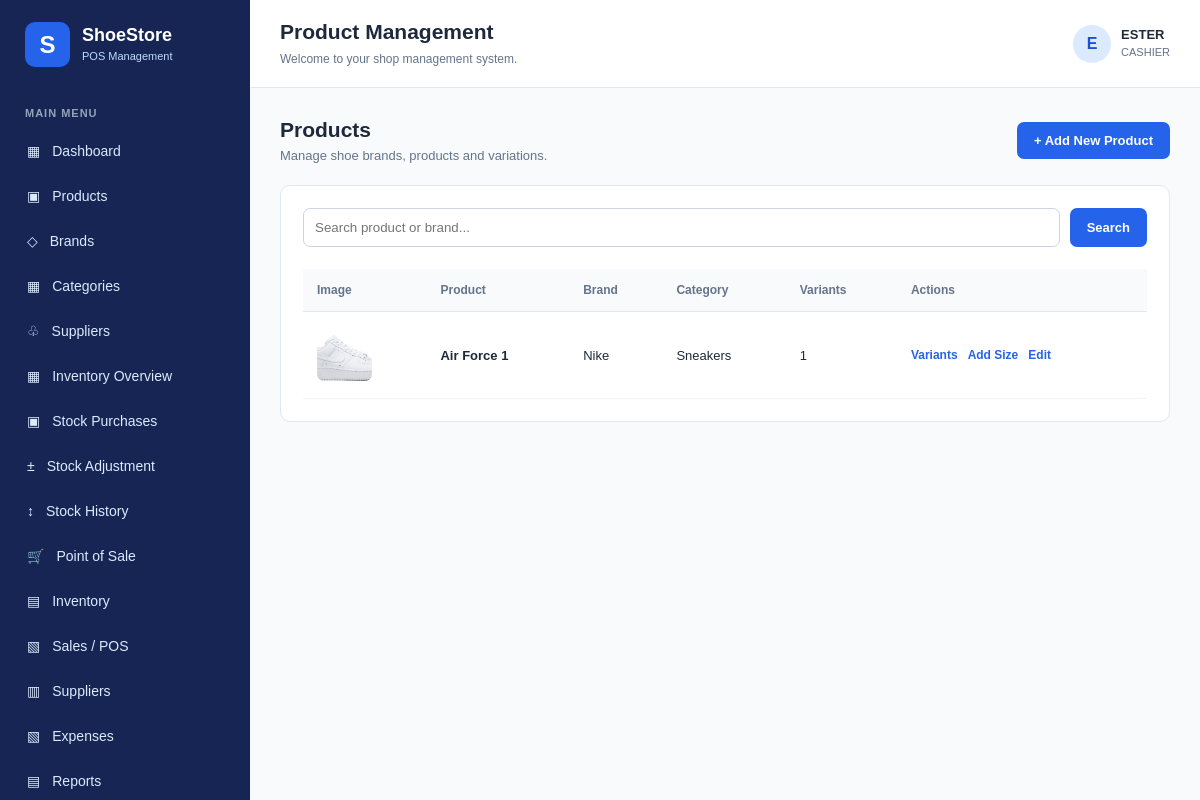
Screenshot of /products/ (signed in) with the database file from the repository.
### products/models.py (models this page shows, shortened)
class Product(models.Model):
    brand = models.ForeignKey(
        Brand,
        on_delete=models.PROTECT,
        related_name='products'
    )
    category = models.ForeignKey(
        Category,
        on_delete=models.PROTECT,
        related_name='products'
    )
    name = models.CharField(
        max_length=200
    )
    description = models.TextField(
        blank=True
    )
    image = models.ImageField(
        upload_to='products/',
        blank=True,
        null=True
    )
    created_at = models.DateTimeField(
        auto_now_add=True
    )
    updated_at = models.DateTimeField(
        auto_now=True
    )
    class Meta:
        ordering = ['name']

class Brand(models.Model):
    name = models.CharField(
        max_length=100,
        unique=True
    )
    description = models.TextField(
        blank=True
    )
    created_at = models.DateTimeField(
        auto_now_add=True
    )
    class Meta:
        ordering = ['name']

class Category(models.Model):
    name = models.CharField(
        max_length=100,
        unique=True
    )
    description = models.TextField(
        blank=True
    )
    created_at = models.DateTimeField(
        auto_now_add=True
    )
    class Meta:
        ordering = ['name']

### products/views.py (the view)
@login_required
def product_list(request):
    products = Product.objects.select_related(
        'brand',
        'category'
    ).prefetch_related('variants')
    search = request.GET.get('search', '').strip()
    if search:
        products = products.filter(
            name__icontains=search
        ) | products.filter(
            brand__name__icontains=search
        )
    context = {
        'products': products,
        'search': search,
    }
    return render(
        request,
        'products/product_list.html',
        context
    )

### templates/products/product_list.html (shortened to what this page needs)
{% extends 'base.html' %}
{% block page_heading %}Product Management{% endblock %}
{% block content %}
<div class="page-toolbar">
    <div>
        <h2>Products</h2>
        <p>Manage shoe brands, products and variations.</p>
    </div>
    <a href="{% url 'product_create' %}" class="primary-button">
        + Add New Product
    </a>
</div>
<div class="dashboard-card">
    <form method="GET" class="search-form">
        <input
            type="text"
            name="search"
            value="{{ search }}"
            placeholder="Search product or brand..."
        >
        <button type="submit" class="primary-button">
            Search
        </button>
    </form>
    <div class="table-responsive">
        <table class="data-table">
            <thead>
                <tr>
                    <th>Image</th>
                    <th>Product</th>
                    <th>Brand</th>
                    <th>Category</th>
                    <th>Variants</th>
                    <th>Actions</th>
                </tr>
            </thead>
            <tbody>
                {% for product in products %}
                    <tr>
                        <td>
                            {% if product.image %}
                                <img
                                    src="{{ product.image.url }}"
                                    class="product-thumbnail"
                                    alt="{{ product.name }}"
                                >
                            {% else %}
                                <div class="no-image">No image</div>
                            {% endif %}
                        </td>
                        <td>
                            <strong>{{ product.name }}</strong>
                        </td>
                        <td>{{ product.brand.name }}</td>
                        <td>{{ product.category.name }}</td>
                        <td>
                            {{ product.variants.count }}
                        </td>
                        <td>
                            <div class="table-actions">
                                <a
                                    href="{% url 'product_variant_list' product.id %}"
                                >
                                    Variants
                                </a>
                                <a
                                    href="{% url 'product_variant_create' product.id %}"
                                >
                                    Add Size
                                </a>
                                <a
                                    href="{% url 'product_edit' product.id %}"
                                >
                                    Edit
                                </a>
                            </div>
                        </td>
                    </tr>
                {% empty %}
                    <tr>
                        <td colspan="6" class="empty-table">
                            No products registered yet.
                        </td>
                    </tr>
                {% endfor %}
            </tbody>
        </table>
    </div>
</div>
{% endblock %}

### templates/base.html (shortened to what this page needs)
{% load static %}
<!DOCTYPE html>
<html lang="en">
<head>
    <link rel="stylesheet" href="{% static 'css/style.css' %}">
</head>
<body class="app-body">
    <aside class="sidebar">
        <div class="sidebar-brand">
            <div class="brand-icon">S</div>
            <div>
                <h2>ShoeStore</h2>
                <small>POS Management</small>
            </div>
        </div>
        <div class="sidebar-section">
            MAIN MENU
        </div>
        <nav class="sidebar-nav">
            <a href="{% url 'dashboard' %}" class="nav-link">
                <span>▦</span> Dashboard
            </a>
            <a href="{% url 'product_list' %}" class="nav-link">
    <span>▣</span> Products
</a>
            <a href="{% url 'brand_list' %}" class="nav-link">
    <span>◇</span> Brands
</a>
<a href="{% url 'category_list' %}" class="nav-link">
    <span>▦</span> Categories
</a>
        <a href="{% url 'supplier_list' %}" class="nav-link">
    <span>♧</span> Suppliers
</a>
<a href="{% url 'inventory_dashboard' %}" class="nav-link">
    <span>▦</span> Inventory Overview
</a>
<a href="{% url 'purchase_list' %}" class="nav-link">
    <span>▣</span> Stock Purchases
</a>
<a href="{% url 'stock_adjustment' %}" class="nav-link">
    <span>±</span> Stock Adjustment
</a>
<a href="{% url 'stock_movement_list' %}" class="nav-link">
    <span>↕</span> Stock History
</a>
<a href="{% url 'pos' %}" class="nav-link">
    <span>🛒</span> Point of Sale
</a>
            <a href="#" class="nav-link">
                <span>▤</span> Inventory
            </a>
            <a href="#" class="nav-link">
                <span>▧</span> Sales / POS
            </a>
            <a href="#" class="nav-link">
                <span>▥</span> Suppliers
            </a>
            <a href="#" class="nav-link">
                <span>▧</span> Expenses
            </a>
            <a href="#" class="nav-link">
                <span>▤</span> Reports
            </a>
        </nav>
    </aside>
    <main class="main-content">
        <header class="topbar">
            <div>
                <h3>{% block page_heading %}Dashboard{% endblock %}</h3>
                <small>Welcome to your shop management system.</small>
            </div>
            <div class="user-info">
                <div class="user-avatar">
                    {{ request.user.username|first|upper }}
                </div>
                <div>
                    <strong>{{ request.user.username }}</strong>
                    <small>{{ role|default:"CASHIER" }}</small>
                </div>
            </div>
        </header>
        <section class="page-content">
    {% block content %}
    {% endblock %}
</section>
    </main>
</body>
</html>

### static/css/style.css (style rules this page uses)
* { margin: 0; padding: 0; box-sizing: border-box; }
body { font-family: Arial, Helvetica, sans-serif; color: #1e293b; }
a { text-decoration: none; }
.brand-icon { width: 45px; height: 45px; display: flex; align-items: center; justify-content: center; background: #2563eb; color: white; border-radius: 10px; font-size: 24px; font-weight: bold; }
.app-body { min-height: 100vh; background: #f8fafc; }
.sidebar { width: 250px; height: 100vh; position: fixed; top: 0; left: 0; background: #172554; color: white; padding: 22px 15px; overflow-y: auto; }
.sidebar-brand { display: flex; align-items: center; gap: 12px; margin-bottom: 40px; padding-left: 10px; }
.sidebar-brand h2 { font-size: 18px; }
.sidebar-brand small { color: #bfdbfe; font-size: 11px; }
.sidebar-section { color: #94a3b8; font-size: 11px; font-weight: bold; margin: 25px 10px 12px; letter-spacing: 1px; }
.sidebar-nav { display: flex; flex-direction: column; gap: 5px; }
.nav-link, .logout-link { display: flex; align-items: center; gap: 12px; padding: 12px; color: #dbeafe; border-radius: 7px; font-size: 14px; }
.main-content { margin-left: 250px; min-height: 100vh; }
.topbar { background: white; padding: 20px 30px; display: flex; align-items: center; justify-content: space-between; border-bottom: 1px solid #e2e8f0; }
.topbar h3 { font-size: 21px; margin-bottom: 5px; }
.topbar small { color: #64748b; font-size: 12px; }
.user-info { display: flex; align-items: center; gap: 10px; }
.user-avatar { width: 38px; height: 38px; display: flex; align-items: center; justify-content: center; border-radius: 50%; background: #dbeafe; color: #1d4ed8; font-weight: bold; }
.user-info strong { display: block; font-size: 13px; }
.user-info small { font-size: 11px; }
.page-content { padding: 30px; }
.dashboard-card { background: white; padding: 22px; border: 1px solid #e2e8f0; border-radius: 10px; }
.page-toolbar { display: flex; justify-content: space-between; align-items: center; gap: 15px; margin-bottom: 22px; }
.page-toolbar h2 { font-size: 21px; margin-bottom: 6px; }
.page-toolbar p { color: #64748b; font-size: 13px; }
.primary-button, .cancel-button { display: inline-block; padding: 11px 17px; border: none; border-radius: 7px; background: #2563eb; color: white; font-size: 13px; font-weight: bold; cursor: pointer; font-family: inherit; }
.search-form { display: flex; gap: 10px; margin-bottom: 22px; }
.search-form input { flex: 1; min-width: 0; padding: 11px; border: 1px solid #cbd5e1; border-radius: 7px; }
.table-responsive { width: 100%; overflow-x: auto; }
.data-table { width: 100%; border-collapse: collapse; min-width: 650px; }
.data-table th { background: #f8fafc; color: #64748b; text-align: left; font-size: 12px; padding: 14px; border-bottom: 1px solid #e2e8f0; }
.data-table td { padding: 14px; font-size: 13px; border-bottom: 1px solid #f1f5f9; }
.product-thumbnail { width: 55px; height: 55px; object-fit: cover; border-radius: 7px; }
.table-actions { display: flex; flex-wrap: wrap; gap: 10px; }
.table-actions a { color: #2563eb; font-size: 12px; font-weight: bold; }

### rows the page displays
Product: image (picture), name "Air Force 1", brand.name "Nike", category.name "Sneakers", variants.count "1"

### other values shown
{{ request.user.username|first|upper }} "E"
{{ request.user.username }} "ESTER"
{{ role|default:"CASHIER" }} "CASHIER"
